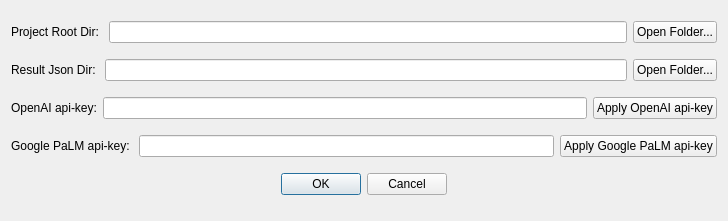
<?xml version="1.0" encoding="UTF-8"?>
<ui version="4.0">
 <class>Dialog</class>
 <widget class="QDialog" name="Dialog">
  <property name="geometry">
   <rect>
    <x>0</x>
    <y>0</y>
    <width>728</width>
    <height>221</height>
   </rect>
  </property>
  <property name="windowTitle">
   <string>Dialog</string>
  </property>
  <layout class="QHBoxLayout" name="horizontalLayout">
   <item>
    <layout class="QVBoxLayout" name="verticalLayout">
     <item>
      <layout class="QHBoxLayout" name="horizontalLayout_2">
       <item>
        <widget class="QLabel" name="label">
         <property name="text">
          <string>Project Root Dir: </string>
         </property>
        </widget>
       </item>
       <item>
        <widget class="QLineEdit" name="lineEditRootDir"/>
       </item>
       <item>
        <widget class="QPushButton" name="pushButtonOpenFolder">
         <property name="text">
          <string>Open Folder...</string>
         </property>
        </widget>
       </item>
      </layout>
     </item>
     <item>
      <layout class="QHBoxLayout" name="horizontalLayout_5">
       <item>
        <widget class="QLabel" name="label_4">
         <property name="text">
          <string>Result Json Dir: </string>
         </property>
        </widget>
       </item>
       <item>
        <widget class="QLineEdit" name="lineEditResultJsonDir"/>
       </item>
       <item>
        <widget class="QPushButton" name="pushButtonOpenResultJsonDir">
         <property name="text">
          <string>Open Folder...</string>
         </property>
        </widget>
       </item>
      </layout>
     </item>
     <item>
      <layout class="QHBoxLayout" name="horizontalLayout_3">
       <item>
        <widget class="QLabel" name="label_2">
         <property name="text">
          <string>OpenAI api-key:</string>
         </property>
        </widget>
       </item>
       <item>
        <widget class="QLineEdit" name="lineEditOpenAIKey"/>
       </item>
       <item>
        <widget class="QPushButton" name="pushButtonApplyOpenAIKey">
         <property name="text">
          <string>Apply OpenAI api-key</string>
         </property>
        </widget>
       </item>
      </layout>
     </item>
     <item>
      <layout class="QHBoxLayout" name="horizontalLayout_4">
       <item>
        <widget class="QLabel" name="label_3">
         <property name="text">
          <string>Google PaLM api-key: </string>
         </property>
        </widget>
       </item>
       <item>
        <widget class="QLineEdit" name="lineEditGooglePalmKey"/>
       </item>
       <item>
        <widget class="QPushButton" name="pushButtonApplyGooglePalmKey">
         <property name="text">
          <string>Apply Google PaLM api-key</string>
         </property>
        </widget>
       </item>
      </layout>
     </item>
     <item>
      <widget class="QDialogButtonBox" name="buttonBox">
       <property name="orientation">
        <enum>Qt::Horizontal</enum>
       </property>
       <property name="standardButtons">
        <set>QDialogButtonBox::Cancel|QDialogButtonBox::Ok</set>
       </property>
       <property name="centerButtons">
        <bool>true</bool>
       </property>
      </widget>
     </item>
    </layout>
   </item>
  </layout>
 </widget>
 <resources/>
 <connections>
  <connection>
   <sender>buttonBox</sender>
   <signal>accepted()</signal>
   <receiver>Dialog</receiver>
   <slot>accept()</slot>
   <hints>
    <hint type="sourcelabel">
     <x>248</x>
     <y>254</y>
    </hint>
    <hint type="destinationlabel">
     <x>157</x>
     <y>274</y>
    </hint>
   </hints>
  </connection>
  <connection>
   <sender>buttonBox</sender>
   <signal>rejected()</signal>
   <receiver>Dialog</receiver>
   <slot>reject()</slot>
   <hints>
    <hint type="sourcelabel">
     <x>316</x>
     <y>260</y>
    </hint>
    <hint type="destinationlabel">
     <x>286</x>
     <y>274</y>
    </hint>
   </hints>
  </connection>
 </connections>
</ui>
